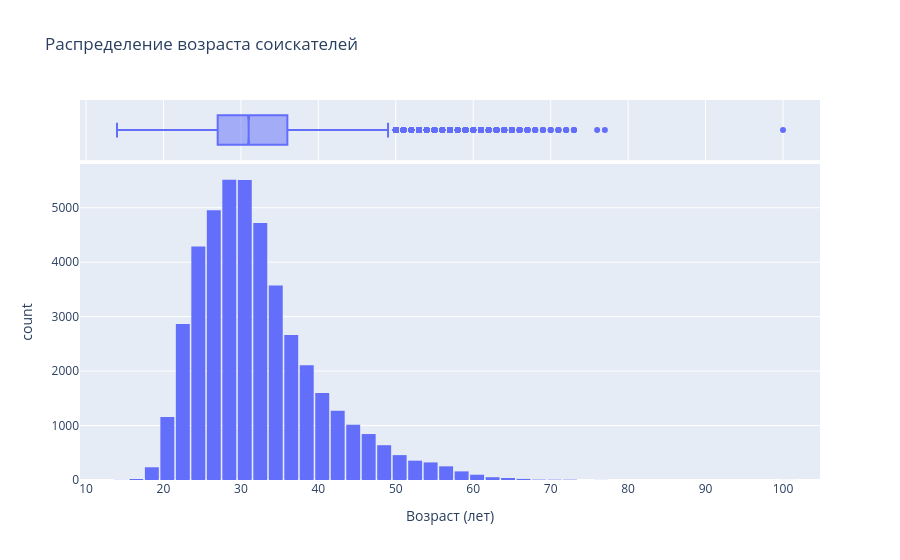

Write notebook code for a chart like this one.
### Markdown cell above
1. Постройте распределение признака **"Возраст"**. Опишите распределение, отвечая на следующие вопросы: чему равна мода распределения, каковы предельные значения признака, в каком примерном интервале находится возраст большинства соискателей? Есть ли аномалии для признака возраста, какие значения вы бы причислили к их числу?
Используйте гистограмму с boxplot на полях (marginal plot).

### Code cell
# Графики
age_hist = px.histogram(
    hh_database,
    x='Возраст',
    labels={'Возраст': 'Возраст (лет)'},
    nbins=50,
    title='Распределение возраста соискателей',
    marginal='box' # добавим boxplot сверху 
)

age_hist.update_layout(bargap=0.1)
age_hist.show()

print(f"Мода: {hh_database['Возраст'].mode()[0]}")
print(f"Минимальный возраст: {hh_database['Возраст'].min()}")
print(f"Максимальный возраст: {hh_database['Возраст'].max()}")
print(f"Квантили:\n{hh_database['Возраст'].quantile([0.25, 0.5, 0.75])}")
print(f"Возможные аномалии: {hh_database[(hh_database['Возраст'] < 14) | (hh_database['Возраст'] > 80)].shape[0]}") 

# Сохранение графика в HTML
age_hist.write_html(VIZ_DIR / "age_hist.html")

### Figure 1 — Plotly figure (JSON) as saved in the notebook; plotly's stock layout.template omitted (floating-point values rounded to 4 significant figures; data arrays with more than 128 entries replaced by an {"elided": "..."} marker saying what was removed)
{"data": [{"bingroup": "x", "hovertemplate": "Возраст (лет)=%{x}<br>count=%{y}<extra></extra>", "legendgroup": "", "marker": {"color": "#636efa", "pattern": {"shape": ""}}, "name": "", "nbinsx": 50, "orientation": "v", "showlegend": false, "type": "histogram", "x": {"elided": "44744 int values"}, "xaxis": "x", "yaxis": "y"}, {"hovertemplate": "Возраст (лет)=%{x}<extra></extra>", "legendgroup": "", "marker": {"color": "#636efa"}, "name": "", "notched": true, "showlegend": false, "type": "box", "x": {"elided": "44744 int values"}, "xaxis": "x2", "yaxis": "y2"}], "layout": {"bargap": 0.1, "barmode": "relative", "legend": {"tracegroupgap": 0}, "title": {"text": "Распределение возраста соискателей"}, "xaxis": {"anchor": "y", "domain": [0, 1], "title": {"text": "Возраст (лет)"}}, "xaxis2": {"anchor": "y2", "domain": [0, 1], "matches": "x", "showgrid": true, "showticklabels": false}, "yaxis": {"anchor": "x", "domain": [0, 0.8316], "title": {"text": "count"}}, "yaxis2": {"anchor": "x2", "domain": [0.8416, 1], "matches": "y2", "showgrid": false, "showline": false, "showticklabels": false, "ticks": ""}}}
